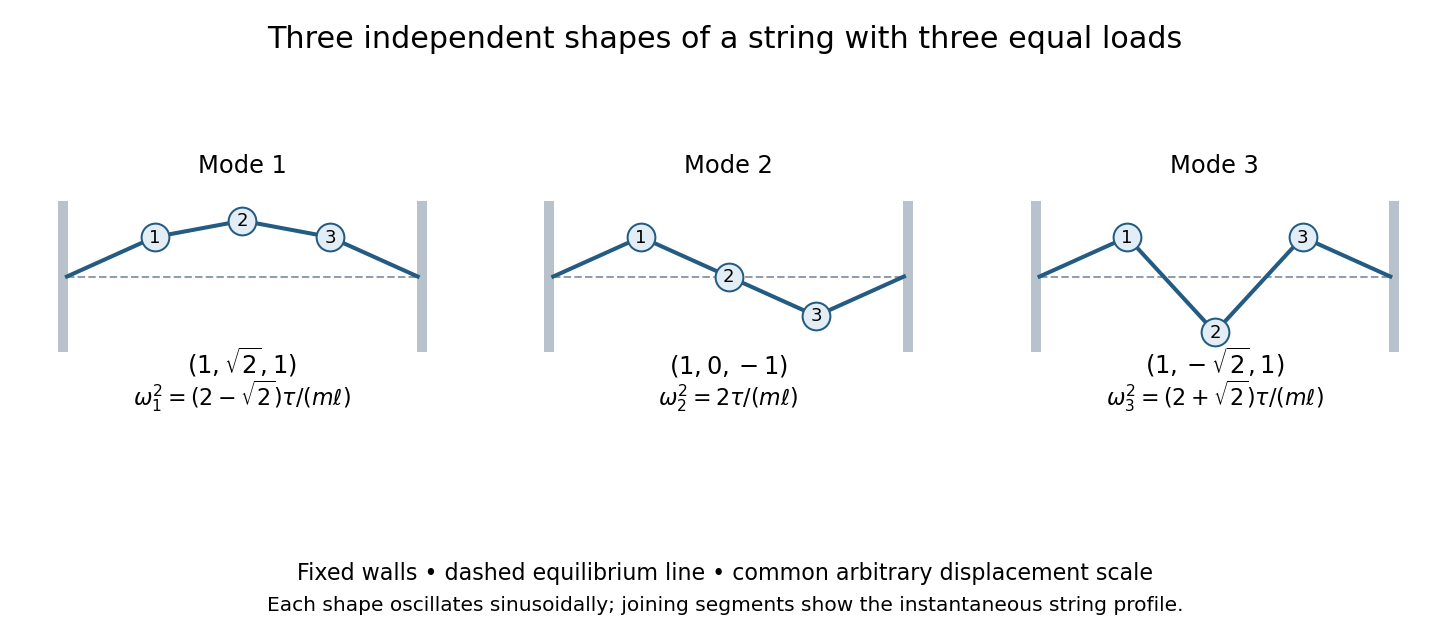

Generate this figure with Python:
"""Original three-bead transverse-mode sketches. Python 3.14, NumPy 2.3, Matplotlib 3.10.
Run in the corresponding _media directory; the opaque white PNG is written to cwd.
"""
from pathlib import Path
import matplotlib
matplotlib.use('Agg')
import matplotlib.pyplot as plt
from matplotlib.patches import Rectangle
import numpy as np

fig,axes=plt.subplots(1,3,figsize=(10,4.3),facecolor='white')
x=np.arange(5)
shapes=[(1,np.sqrt(2),1),(1,0,-1),(1,-np.sqrt(2),1)]
frequencies=[r'$\omega_1^2=(2-\sqrt{2})\tau/(m\ell)$',r'$\omega_2^2=2\tau/(m\ell)$',r'$\omega_3^2=(2+\sqrt{2})\tau/(m\ell)$']
labels=[r'$(1,\sqrt{2},1)$',r'$(1,0,-1)$',r'$(1,-\sqrt{2},1)$']
for j,(ax,shape,freq,label) in enumerate(zip(axes,shapes,frequencies,labels),1):
    z=np.r_[0,.45*np.array(shape),0]
    for wall in [-.09,4]:ax.add_patch(Rectangle((wall,-.85),.09,1.7,color='#b8c2cd'))
    ax.plot([0,4],[0,0],ls='--',lw=1,color='#929eac')
    ax.plot(x,z,color='#235b82',lw=2)
    ax.scatter(x[1:4],z[1:4],s=190,facecolor='#e3edf5',edgecolor='#235b82',zorder=3)
    for i in range(1,4):
        ax.text(i,z[i],str(i),ha='center',va='center',fontsize=9,zorder=4)
    ax.text(2,-1.1,label,ha='center',fontsize=12)
    ax.text(2,-1.46,freq,ha='center',fontsize=11)
    ax.set(xlim=(-.35,4.35),ylim=(-1.7,1.05),title=f'Mode {j}')
    ax.set_aspect('equal');ax.axis('off')
fig.suptitle('Three independent shapes of a string with three equal loads',fontsize=15,y=.96)
fig.text(.5,.07,'Fixed walls • dashed equilibrium line • common arbitrary displacement scale',ha='center',fontsize=11)
fig.text(.5,.02,'Each shape oscillates sinusoidally; joining segments show the instantaneous string profile.',ha='center',fontsize=10)
fig.subplots_adjust(left=.025,right=.98,top=.85,bottom=.17,wspace=.18)
fig.savefig(Path.cwd()/Path(__file__).with_suffix('.png').name,dpi=145,facecolor='white')
plt.close(fig)
